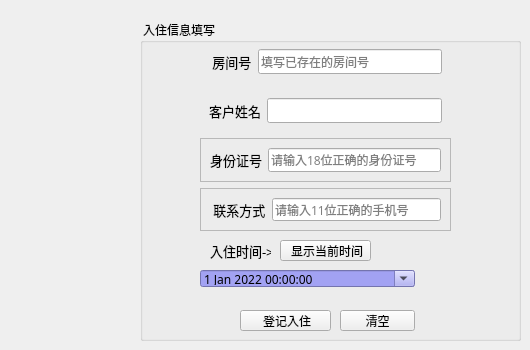
   <widget class="QWidget" name="tab_4">
    <attribute name="title">
     <string>登记入住</string>
    </attribute>
    <widget class="QGroupBox" name="groupBox_5">
     <property name="geometry">
      <rect>
       <x>140</x>
       <y>20</y>
       <width>381</width>
       <height>321</height>
      </rect>
     </property>
     <property name="font">
      <font>
       <family>微软雅黑</family>
      </font>
     </property>
     <property name="title">
      <string> 入住信息填写</string>
     </property>
     <widget class="QWidget" name="widget_5" native="true">
      <property name="geometry">
       <rect>
        <x>60</x>
        <y>20</y>
        <width>251</width>
        <height>191</height>
       </rect>
      </property>
      <layout class="QVBoxLayout" name="verticalLayout">
       <item>
        <widget class="QWidget" name="widget_2" native="true">
         <layout class="QHBoxLayout" name="horizontalLayout_2">
          <item>
           <widget class="QLabel" name="label_2">
            <property name="font">
             <font>
              <family>微软雅黑</family>
              <pointsize>10</pointsize>
             </font>
            </property>
            <property name="text">
             <string> 房间号</string>
            </property>
           </widget>
          </item>
          <item>
           <widget class="QLineEdit" name="roomid_lineEdit">
            <property name="placeholderText">
             <string>填写已存在的房间号</string>
            </property>
           </widget>
          </item>
         </layout>
        </widget>
       </item>
       <item>
        <widget class="QWidget" name="widget_3" native="true">
         <layout class="QHBoxLayout" name="horizontalLayout_3">
          <item>
           <widget class="QLabel" name="label_3">
            <property name="font">
             <font>
              <family>微软雅黑</family>
              <pointsize>10</pointsize>
              <weight>50</weight>
              <bold>false</bold>
             </font>
            </property>
            <property name="text">
             <string>客户姓名</string>
            </property>
           </widget>
          </item>
          <item>
           <widget class="QLineEdit" name="clientname_lineEdit"/>
          </item>
         </layout>
        </widget>
       </item>
       <item>
        <widget class="QFrame" name="frame">
         <property name="frameShape">
          <enum>QFrame::StyledPanel</enum>
         </property>
         <property name="frameShadow">
          <enum>QFrame::Raised</enum>
         </property>
         <layout class="QHBoxLayout" name="horizontalLayout_4">
          <item>
           <widget class="QLabel" name="label_4">
            <property name="font">
             <font>
              <family>微软雅黑</family>
              <pointsize>10</pointsize>
             </font>
            </property>
            <property name="text">
             <string>身份证号</string>
            </property>
           </widget>
          </item>
          <item>
           <widget class="QLineEdit" name="clientid_lineEdit">
            <property name="placeholderText">
             <string>请输入18位正确的身份证号</string>
            </property>
           </widget>
          </item>
         </layout>
        </widget>
       </item>
       <item>
        <widget class="QFrame" name="frame_2">
         <property name="frameShape">
          <enum>QFrame::StyledPanel</enum>
         </property>
         <property name="frameShadow">
          <enum>QFrame::Raised</enum>
         </property>
         <layout class="QHBoxLayout" name="horizontalLayout_5">
          <item>
           <widget class="QLabel" name="label_5">
            <property name="font">
             <font>
              <family>微软雅黑</family>
              <pointsize>10</pointsize>
             </font>
            </property>
            <property name="text">
             <string> 联系方式</string>
            </property>
           </widget>
          </item>
          <item>
           <widget class="QLineEdit" name="clientphone_lineEdit">
            <property name="placeholderText">
             <string>请输入11位正确的手机号</string>
            </property>
           </widget>
          </item>
         </layout>
        </widget>
       </item>
      </layout>
     </widget>
     <widget class="QPushButton" name="clear_button">
      <property name="geometry">
       <rect>
        <x>200</x>
        <y>290</y>
        <width>75</width>
        <height>21</height>
       </rect>
      </property>
      <property name="text">
       <string>清空</string>
      </property>
     </widget>
     <widget class="QPushButton" name="signin_button">
      <property name="geometry">
       <rect>
        <x>100</x>
        <y>290</y>
        <width>91</width>
        <height>21</height>
       </rect>
      </property>
      <property name="text">
       <string> 登记入住</string>
      </property>
     </widget>
     <widget class="QWidget" name="widget_4" native="true">
      <property name="geometry">
       <rect>
        <x>60</x>
        <y>210</y>
        <width>261</width>
        <height>61</height>
       </rect>
      </property>
      <widget class="QLabel" name="label_6">
       <property name="geometry">
        <rect>
         <x>10</x>
         <y>10</y>
         <width>61</width>
         <height>21</height>
        </rect>
       </property>
       <property name="font">
        <font>
         <family>微软雅黑</family>
         <pointsize>10</pointsize>
        </font>
       </property>
       <property name="text">
        <string>入住时间-&gt;</string>
       </property>
      </widget>
      <widget class="QDateTimeEdit" name="dateTimeEdit">
       <property name="geometry">
        <rect>
         <x>0</x>
         <y>40</y>
         <width>215</width>
         <height>17</height>
        </rect>
       </property>
       <property name="styleSheet">
        <string notr="true">background-color: rgb(162, 162, 243);</string>
       </property>
       <property name="dateTime">
        <datetime>
         <hour>0</hour>
         <minute>0</minute>
         <second>0</second>
         <year>2022</year>
         <month>1</month>
         <day>1</day>
        </datetime>
       </property>
       <property name="calendarPopup">
        <bool>true</bool>
       </property>
      </widget>
      <widget class="QPushButton" name="showdate_button">
       <property name="geometry">
        <rect>
         <x>80</x>
         <y>10</y>
         <width>91</width>
         <height>21</height>
        </rect>
       </property>
       <property name="text">
        <string> 显示当前时间</string>
       </property>
      </widget>
     </widget>
    </widget>
   </widget>
